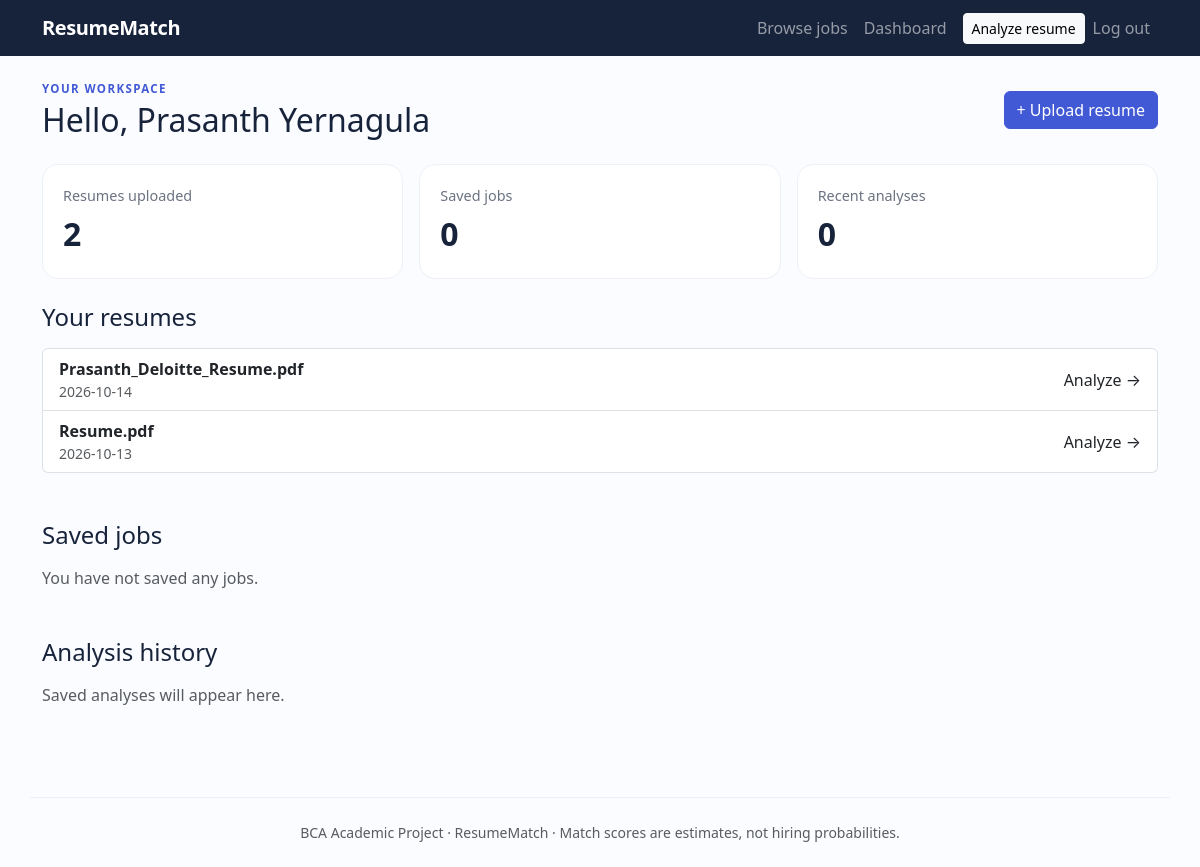
The app's page /dashboard (signed in) with its own data.
### tables this page shows
CREATE TABLE resumes (
    resume_id INTEGER PRIMARY KEY AUTOINCREMENT,
    user_id INTEGER NOT NULL,
    original_filename TEXT NOT NULL,
    stored_filename TEXT NOT NULL,
    extracted_text TEXT NOT NULL,
    uploaded_at TEXT NOT NULL,
    FOREIGN KEY (user_id) REFERENCES users(user_id) ON DELETE CASCADE
);

### app.py (the view)
@app.route("/dashboard")
@login_required
def dashboard():
    db = get_db()
    resumes = db.execute(
        "SELECT * FROM resumes WHERE user_id = ? ORDER BY uploaded_at DESC",
        (session["user_id"],)
    ).fetchall()
    analyses = db.execute("""
        SELECT a.*, j.title AS job_title, j.company, r.original_filename
        FROM analysis_results a
        JOIN jobs j ON j.job_id = a.job_id
        JOIN resumes r ON r.resume_id = a.resume_id
        WHERE a.user_id = ? ORDER BY a.created_at DESC LIMIT 10
    """, (session["user_id"],)).fetchall()
    saved = db.execute("""
        SELECT j.* FROM saved_jobs s JOIN jobs j ON j.job_id = s.job_id
        WHERE s.user_id = ? ORDER BY s.saved_at DESC
    """, (session["user_id"],)).fetchall()
    return render_template("dashboard.html", resumes=resumes, analyses=analyses, saved=saved)

### app.py (called while the page is built)
def login_required(view):
    @wraps(view)
    def wrapped(*args, **kwargs):
        if not session.get("user_id"):
            flash("Please log in to continue.", "warning")
            return redirect(url_for("login"))
        return view(*args, **kwargs)
    return wrapped

### database.py (called while the page is built)
def get_db():
    if "db" not in g:
        g.db = sqlite3.connect(DB_PATH)
        g.db.row_factory = sqlite3.Row
        g.db.execute("PRAGMA foreign_keys = ON")
    return g.db

### templates/dashboard.html (shortened to what this page needs)
{% extends "base.html" %}
{% block content %}
<div class="d-flex flex-wrap justify-content-between align-items-center gap-3 mb-4">
  <div><p class="eyebrow mb-1">YOUR WORKSPACE</p><h1 class="h2 mb-0">Hello, {{ session.get('user_name') }}</h1></div>
  <a class="btn btn-primary" href="{{ url_for('upload_resume') }}">+ Upload resume</a>
</div>
<div class="row g-3 mb-4">
  <div class="col-md-4"><div class="stat-card"><span>Resumes uploaded</span><strong>{{ resumes|length }}</strong></div></div>
  <div class="col-md-4"><div class="stat-card"><span>Saved jobs</span><strong>{{ saved|length }}</strong></div></div>
  <div class="col-md-4"><div class="stat-card"><span>Recent analyses</span><strong>{{ analyses|length }}</strong></div></div>
</div>
<h2 class="h4 mb-3">Your resumes</h2>
{% if resumes %}
<div class="list-group mb-5">
{% for resume in resumes %}
  <a class="list-group-item list-group-item-action d-flex justify-content-between align-items-center" href="{{ url_for('resume_detail', resume_id=resume.resume_id) }}">
    <span><strong>{{ resume.original_filename }}</strong><span class="d-block small text-muted">{{ resume.uploaded_at[:10] }}</span></span><span>Analyze →</span>
  </a>
{% endfor %}
</div>
{% else %}<div class="empty-state mb-5">No resume uploaded yet. Upload one to view detected skills and job matches.</div>{% endif %}
<h2 class="h4 mb-3">Saved jobs</h2>
{% if saved %}
<div class="row g-3 mb-5">{% for job in saved %}
<div class="col-md-6"><div class="card p-3 h-100"><h5>{{ job.title }}</h5><p class="text-muted">{{ job.company }} · {{ job.location }}</p><div class="d-flex gap-2 mt-auto"><a class="btn btn-outline-primary btn-sm" href="{{ url_for('job_detail', job_id=job.job_id) }}">View</a><form method="post" action="{{ url_for('unsave_job', job_id=job.job_id) }}"><button class="btn btn-outline-danger btn-sm">Remove</button></form></div></div></div>
{% endfor %}</div>
{% else %}<p class="text-muted mb-5">You have not saved any jobs.</p>{% endif %}
<h2 class="h4 mb-3">Analysis history</h2>
{% if analyses %}
<div class="table-responsive"><table class="table align-middle"><thead><tr><th>Resume</th><th>Job</th><th>Match</th><th>Date</th></tr></thead><tbody>
{% for item in analyses %}<tr><td>{{ item.original_filename }}</td><td>{{ item.job_title }}<div class="small text-muted">{{ item.company }}</div></td><td><span class="score-pill">{{ item.match_score }}%</span></td><td>{{ item.created_at[:10] }}</td></tr>{% endfor %}
</tbody></table></div>
{% else %}<p class="text-muted">Saved analyses will appear here.</p>{% endif %}
{% endblock %}

### static/css/style.css (style rules this page uses)
:root { --ink: #17233b; --primary: #4259d6; --muted: #6b7280; --surface: #f6f8fc; }
body { background: #fbfcff; color: var(--ink); min-height: 100vh; }
.eyebrow { color: #4259d6; font-size: .72rem; font-weight: 800; letter-spacing: 1.4px; }
.btn-primary { background: var(--primary); border-color: var(--primary); }
.stat-card { background: white; border: 1px solid #edf0f6; border-radius: 16px; padding: 20px; }
.stat-card span { display: block; color: var(--muted); font-size: .9rem; }
.stat-card strong { display: block; font-size: 2rem; margin-top: 4px; }

### records on screen
resumes: original_filename "Prasanth_Deloitte_Resume.pdf", uploaded_at "2026-10-14"
resumes: original_filename "Resume.pdf", uploaded_at "2026-10-13"

### other values on screen
{{ session.get('user_name') }} "Prasanth Yernagula"
{{ resumes|length }} "2"
{{ saved|length }} "0"
{{ analyses|length }} "0"
